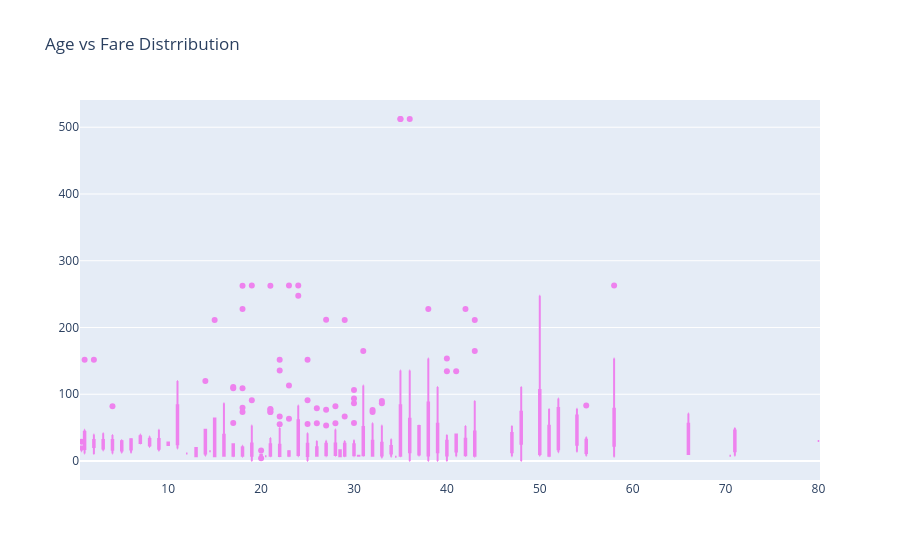

Notebook source saved alongside this figure:
### Code cell
#scatter plot represntation -->Age vs Fare
trace = go.Box(x=data['Age'], y=data['Fare'],
               marker={'color':'violet'})
layout = go.Layout(
                   title ="Age vs Fare Distrribution")
fig = go.Figure(data=trace,layout = layout)
fig.show()

### Figure 1 — Plotly figure (JSON) as saved in the notebook; plotly's stock layout.template omitted (floating-point values rounded to 4 significant figures; data arrays with more than 128 entries replaced by an {"elided": "..."} marker saying what was removed)
{"data": [{"marker": {"color": "violet"}, "type": "box", "x": {"elided": "891 float values"}, "y": {"elided": "891 float values"}}], "layout": {"title": {"text": "Age vs Fare Distrribution"}}}
